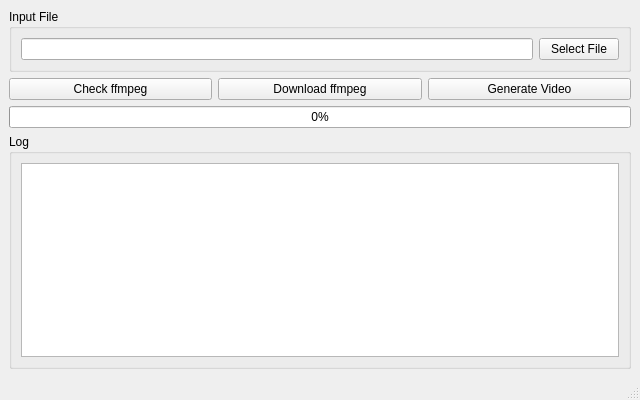
<?xml version="1.0" encoding="UTF-8"?>
<ui version="4.0">
 <class>MainWindow</class>
 <widget class="QMainWindow" name="MainWindow">
  <property name="geometry">
   <rect>
    <x>0</x>
    <y>0</y>
    <width>640</width>
    <height>400</height>
   </rect>
  </property>
  <property name="windowTitle">
   <string>Raw Video Maker</string>
  </property>
  <widget class="QWidget" name="centralwidget">
   <layout class="QVBoxLayout" name="verticalLayout" stretch="0,0,0">
    <item>
     <widget class="QGroupBox" name="groupBoxFile">
      <property name="title">
       <string>Input File</string>
      </property>
      <layout class="QHBoxLayout" name="horizontalLayoutFile">
       <item>
        <widget class="QLineEdit" name="lineEditFilePath">
         <property name="readOnly">
          <bool>true</bool>
         </property>
        </widget>
       </item>
       <item>
        <widget class="QPushButton" name="btnSelectFile">
         <property name="text">
          <string>Select File</string>
         </property>
        </widget>
       </item>
      </layout>
     </widget>
    </item>
    <item>
     <layout class="QHBoxLayout" name="horizontalLayoutButtons">
      <item>
       <widget class="QPushButton" name="btnCheckFFmpeg">
        <property name="text">
         <string>Check ffmpeg</string>
        </property>
       </widget>
      </item>
      <item>
       <widget class="QPushButton" name="btnDownloadFFmpeg">
        <property name="text">
         <string>Download ffmpeg</string>
        </property>
       </widget>
      </item>
      <item>
       <widget class="QPushButton" name="btnGenerate">
        <property name="text">
         <string>Generate Video</string>
        </property>
       </widget>
      </item>
     </layout>
    </item>
    <item>
     <widget class="QProgressBar" name="progressBar">
      <property name="value">
       <number>0</number>
      </property>
      <property name="textVisible">
       <bool>true</bool>
      </property>
     </widget>
    </item>
    <item>
     <widget class="QGroupBox" name="groupBoxLog">
      <property name="title">
       <string>Log</string>
      </property>
      <layout class="QVBoxLayout" name="verticalLayoutLog">
       <item>
        <widget class="QTextEdit" name="textEditLog">
         <property name="readOnly">
          <bool>true</bool>
         </property>
         <property name="acceptRichText">
          <bool>false</bool>
         </property>
        </widget>
       </item>
      </layout>
     </widget>
    </item>
   </layout>
  </widget>
  <widget class="QStatusBar" name="statusbar"/>
  <widget class="QMenuBar" name="menubar">
   <property name="geometry">
    <rect>
     <x>0</x>
     <y>0</y>
     <width>640</width>
     <height>22</height>
    </rect>
   </property>
   <widget class="QMenu" name="menuFile">
    <property name="title">
     <string>&amp;File</string>
    </property>
    <addaction name="actionExit"/>
   </widget>
   <action name="actionExit">
    <property name="text">
     <string>Exit</string>
    </property>
   </action>
  </widget>
 </widget>
</ui>
